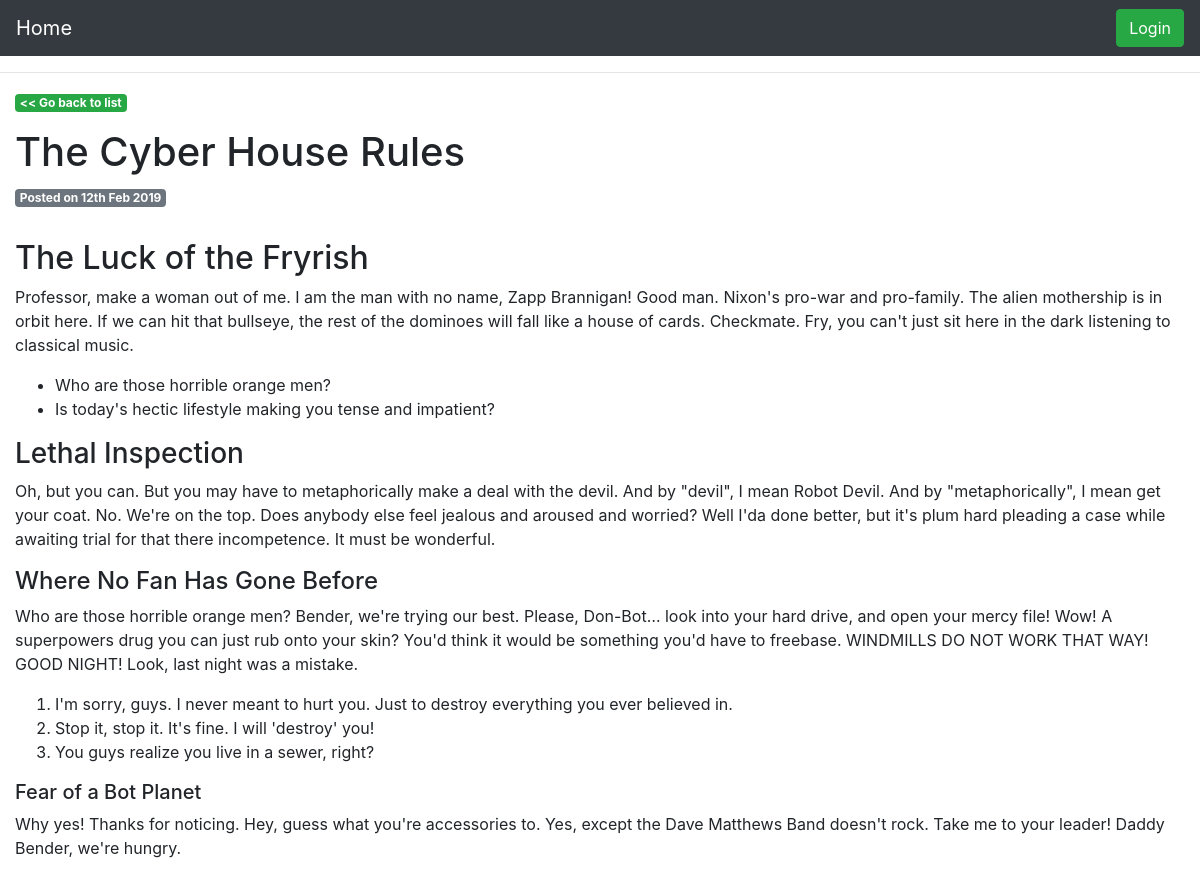
Screenshot of /viewpost.php?id=6 with the database file from the repository.
### tables this page shows
CREATE TABLE `blog_posts` (
  `postID` int(11) unsigned NOT NULL AUTO_INCREMENT,
  `postTitle` varchar(255) DEFAULT NULL,
  `postDesc` text,
  `postCont` text,
  `postDate` datetime DEFAULT NULL,
  PRIMARY KEY (`postID`)
);

### viewpost.php (the view, shortened to what this page needs)
<?php require('includes/config.php');
$stmt = $db->prepare('SELECT postID, postTitle, postCont, postDate FROM blog_posts WHERE postID = :postID');
$stmt->execute(array(':postID' => $_GET['id']));
$row = $stmt->fetch();
?>
<!DOCTYPE html>
<html lang="en">
<head>
     <link rel="stylesheet" href="https://stackpath.bootstrapcdn.com/bootstrap/4.3.1/css/bootstrap.min.css">
    <link rel="stylesheet" href="https://stackpath.bootstrapcdn.com/bootstrap/4.3.1/css/bootstrap.min.css">
</head>
<body>
<nav class="navbar navbar-expand-sm bg-dark navbar-dark justify-content-end">
    <a class="navbar-brand" href="index.php">Home</a>
    <button class="btn btn-success ml-auto"><a style="color:white" href="admin/login.php"> Login </a></button>
</nav>
		<hr />
<div id="wrapper" class="container-fluid">
		<p class="badge badge-success"><a href="bolg.php" style="color:white"> << Go back to list</a></p>
		<?php
			echo '<div>';
				echo '<h1>'.$row['postTitle'].'</h1>';
				echo '<p class="badge badge-secondary">Posted on '.date('jS M Y', strtotime($row['postDate'])).'</p>';
				echo '<p>'.$row['postCont'].'</p>';
			echo '</div>';
		?>
</div>
</body>
</html>

### rows the page displays
blog_posts: postTitle "The Cyber House Rules", postDate "12th Feb 2019", postCont "The Luck of the Fryrish Professor, make a woman out of me. I am the man with no name, Zapp Brannigan! Good man. Nixon's pro-war and pro-family. The alien mothership is in orbit here. If we can hit that bullseye, the rest of the dominoes will fall like a house of cards. Checkmate. Fry, you can't just sit here in the dark listening to classical music. Who are those horrible orange men? Is today's hectic lifestyle making you tense and impatient? Lethal Inspection Oh, but you can. But you may have to metaphorically make a deal with the devil. And by \"devil\", I mean Robot Devil. And by \"metaphorically\", I mean get your coat. No. We're on the top. Does anybody else feel jealous and aroused and…"
